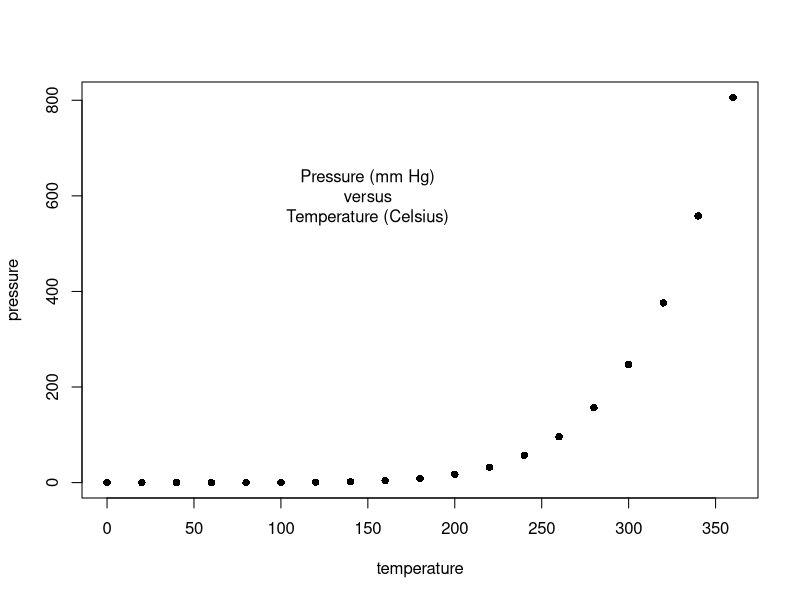
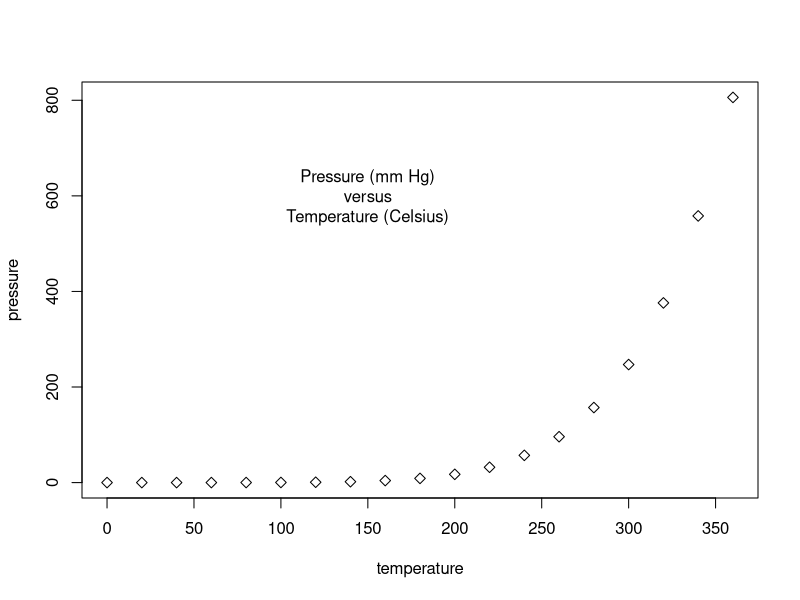
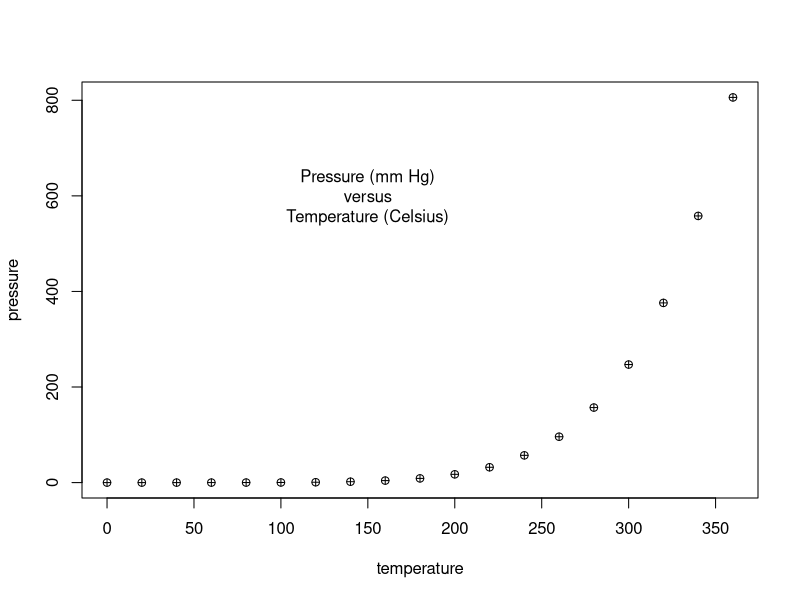
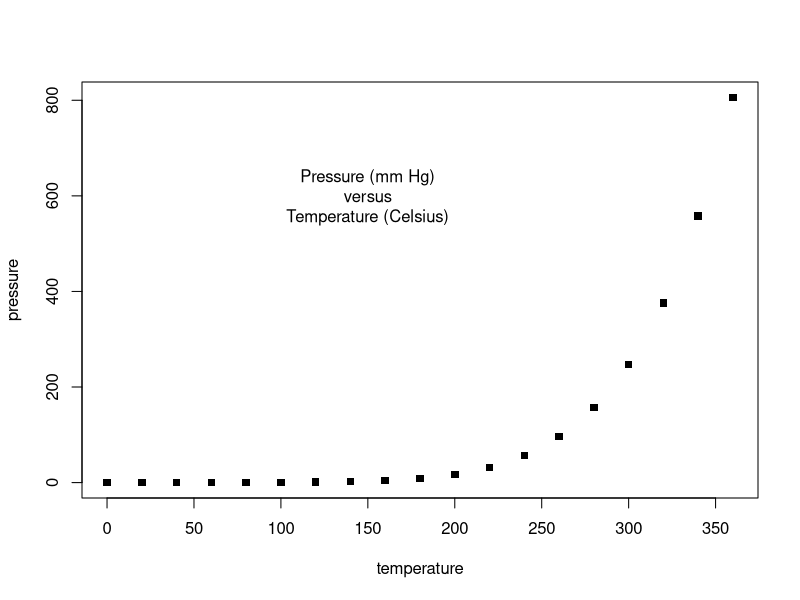
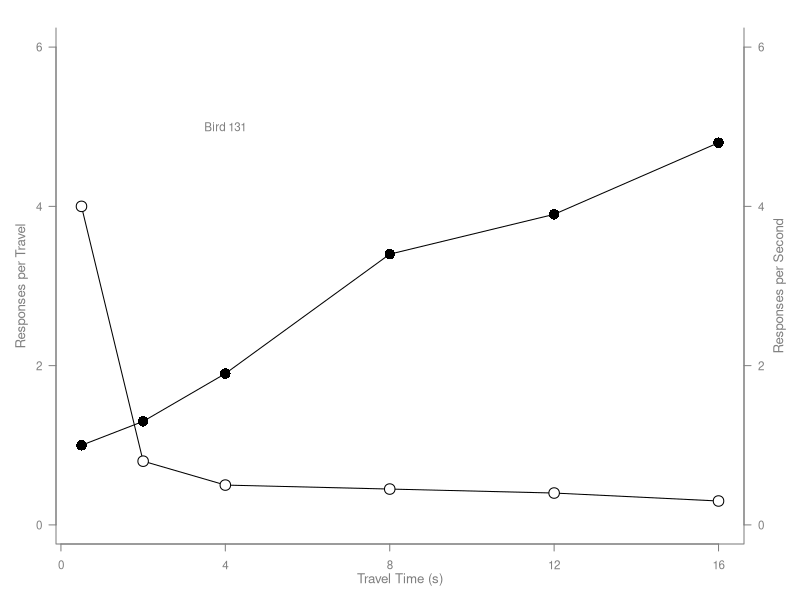
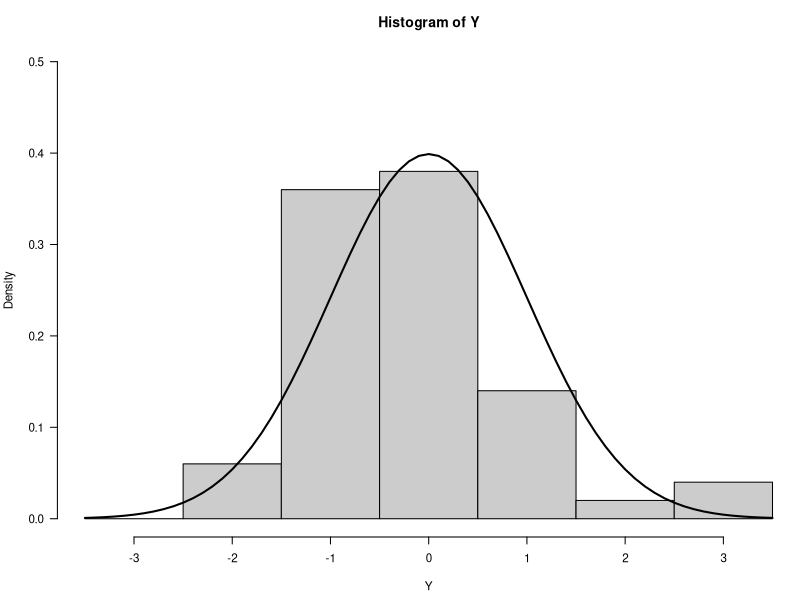
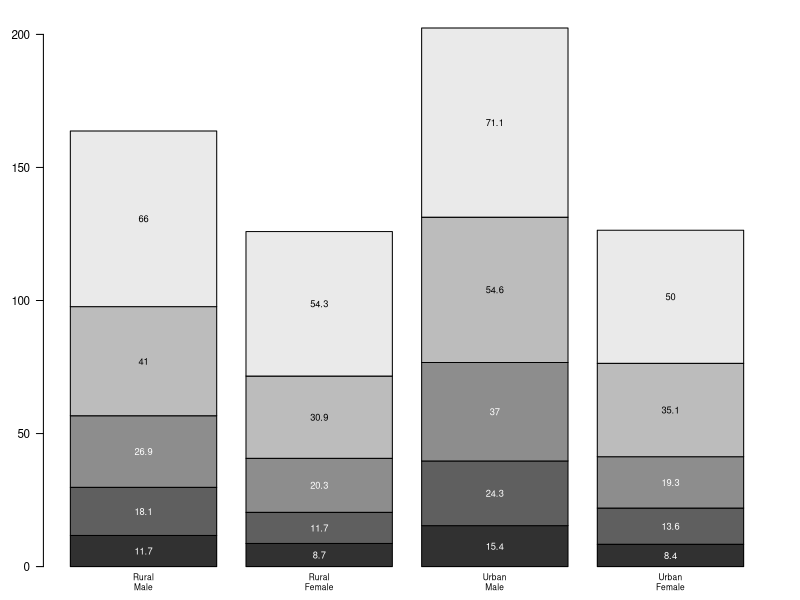
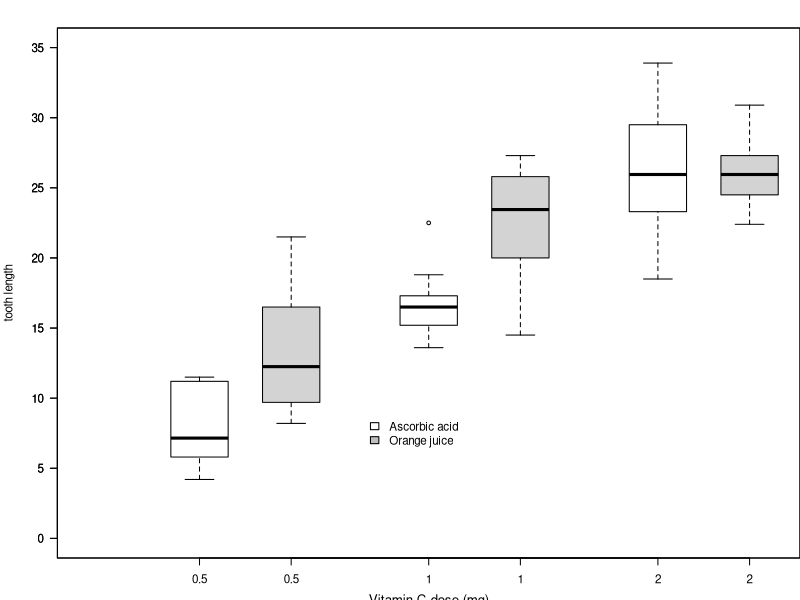

The R source for these figures, in order:
## ---- chunk 1
#| fig-cap: "Pressure (mm Hg) versus Temperature (Celsius)"
#| fig-subcap:
#|   - "Original: pch=16"
#|   - "pch=5"
#|   - "pch=10"
#|   - "pch=15"
#| layout-ncol: 2
#| layout-nrow: 2

plot(pressure, pch=16) 
text(150, 600, 
     "Pressure (mm Hg)\nversus\nTemperature (Celsius)")

plot(pressure, pch=5)  
text(150, 600, 
     "Pressure (mm Hg)\nversus\nTemperature (Celsius)")

plot(pressure, pch=10) 
text(150, 600, 
     "Pressure (mm Hg)\nversus\nTemperature (Celsius)")

plot(pressure, pch=15) 
text(150, 600, 
     "Pressure (mm Hg)\nversus\nTemperature (Celsius)")
## ---- chunk 2
#| fig-cap: "More Plots" 
#| fig-subcap:
#|   - "Scatterplot"
#|   - "Histogram"
#|   - "Barplot"
#|   - "Boxplot"
#|   - "Persp"
#|   - "Piechart"
#| layout-ncol: 2
#| layout-nrow: 3
#  Examples of standard high-level plots 
#  In each case, extra output is also added using low-level 
#  plotting functions.


# Scatterplot
# Note the incremental additions

x <- c(0.5, 2, 4, 8, 12, 16)
y1 <- c(1, 1.3, 1.9, 3.4, 3.9, 4.8)
y2 <- c(4, .8, .5, .45, .4, .3)

# Setting label orientation, margins c(bottom, left, top, right) & text size
par(las=1, mar=c(4, 4, 2, 4), cex=.7) 
plot.new()
plot.window(range(x), c(0, 6))
lines(x, y1)
lines(x, y2)
points(x, y1, pch=16, cex=2) # Try different cex value?  
points(x, y2, pch=21, bg="white", cex=2)  # Different background color
par(col="gray50", fg="gray50", col.axis="gray50")
axis(1, at=seq(0, 16, 4)) # What is the first number standing for?
axis(2, at=seq(0, 6, 2))
axis(4, at=seq(0, 6, 2))
box(bty="u")
mtext("Travel Time (s)", side=1, line=2, cex=0.8)
mtext("Responses per Travel", side=2, line=2, las=0, cex=0.8)
mtext("Responses per Second", side=4, line=2, las=0, cex=0.8)
text(4, 5, "Bird 131")
par(mar=c(5.1, 4.1, 4.1, 2.1), col="black", fg="black", col.axis="black")

# Histogram
# Random data
Y <- rnorm(50)
# Make sure no Y exceed [-3.5, 3.5]
Y[Y < -3.5 | Y > 3.5] <- NA # Selection/set range
x <- seq(-3.5, 3.5, .1)
dn <- dnorm(x)
par(mar=c(4.5, 4.1, 3.1, 0))
hist(Y, breaks=seq(-3.5, 3.5), ylim=c(0, 0.5), 
     col="gray80", freq=FALSE)
lines(x, dnorm(x), lwd=2)
par(mar=c(5.1, 4.1, 4.1, 2.1))

# Barplot
par(mar=c(2, 3.1, 2, 2.1)) 
midpts <- barplot(VADeaths, 
                  col=gray(0.1 + seq(1, 9, 2)/11), 
                  names=rep("", 4))
mtext(sub(" ", "\n", colnames(VADeaths)),
      at=midpts, side=1, line=0.5, cex=0.5)
text(rep(midpts, each=5), apply(VADeaths, 2, cumsum) - VADeaths/2,
     VADeaths, 
     col=rep(c("white", "black"), times=3:2), 
     cex=0.8)
par(mar=c(5.1, 4.1, 4.1, 2.1))  

# Boxplot
par(mar=c(3, 4.1, 2, 0))
boxplot(len ~ dose, data = ToothGrowth,
        boxwex = 0.25, at = 1:3 - 0.2,
        subset= supp == "VC", col="white",
        xlab="",
        ylab="tooth length", ylim=c(0,35))
mtext("Vitamin C dose (mg)", side=1, line=2.5, cex=0.8)
boxplot(len ~ dose, data = ToothGrowth, add = TRUE,
        boxwex = 0.25, at = 1:3 + 0.2,
        
        subset= supp == "OJ")
legend(1.5, 9, c("Ascorbic acid", "Orange juice"), 
       fill = c("white", "gray"), 
       bty="n")
par(mar=c(5.1, 4.1, 4.1, 2.1))

# Persp
x <- seq(-10, 10, length= 30)
y <- x
f <- function(x,y) { r <- sqrt(x^2+y^2); 10 * sin(r)/r }
z <- outer(x, y, f)
z[is.na(z)] <- 1
# 0.5 to include z axis label
par(mar=c(0, 0.5, 0, 0), lwd=0.5)
persp(x, y, z, theta = 30, phi = 30, 
      expand = 0.5)
par(mar=c(5.1, 4.1, 4.1, 2.1), lwd=1)

# Piechart
par(mar=c(0, 2, 1, 2), xpd=FALSE, cex=0.5)
pie.sales <- c(0.12, 0.3, 0.26, 0.16, 0.04, 0.12)
names(pie.sales) <- c("Blueberry", "Cherry",
                      "Apple", "Boston Cream", "Other", "Vanilla")
pie(pie.sales, col = gray(seq(0.3,1.0,length=6))) 
## ---- chunk 3
#| warning: false
#| fig-cap: "Plots from Happy Planet Index" 
#| fig-subcap:
#|   - "Scatterplot"
#|   - "Histogram"
#|   - "Boxplot"
#|   - "Pie Chart"
#| layout-ncol: 2


library(readr)
library(tidyverse)
HPI <- read_csv("Book1.csv")
HPI <- as.data.frame(HPI)

# see column names 
# colnames(HPI) 

# rename columns
names(HPI)<-c("country", "ISO", "year", "cont", "Pop", "LiExp",
              "wellbeing", "EcoFP", "HPI", "BioCap", "GDP")

HPI_US <- as.data.frame(HPI)
HPI_US <- HPI_US%>%
    filter(HPI_US$ISO=='USA')

HPI_KO <- as.data.frame(HPI)
HPI_KO <- HPI_KO%>%
  filter(HPI_KO$ISO=='KOR')

library(forecast)
HPI_US_ts <- ts(HPI_US$HPI, frequency = 1, start = 2015) 
HPI_KO_ts <- ts(HPI_KO$HPI, frequency = 1, start = 2015)


#Scatterplot
#####
par(las=1, mar=c(5, 5, 2, 5), cex=.7) 
plot.new()
plot.window(range(HPI_US$year), range(HPI_US_ts))
lines(HPI_US$year, HPI_US_ts)
points(HPI_US$year, HPI_US_ts, pch=16, cex=2)
par(col="gray50", fg="gray50", col.axis="gray50")
axis(1, at=seq(2015, 2019, 1)) # Position, bottom
axis(4, at=seq(37, 39, 0.5)) # Position, right

mtext("Time (years)", side=1, line=2.5, cex=0.8)
mtext("Happy Planet Index (out of 100)", side=4, line=3, las=0, cex=0.8)
#####

# Histogram

#####
HPI_19 <- as.data.frame(HPI)
HPI_19 <- HPI_19%>%
  filter(year==2019)

par(las=1, mar=c(5, 2, 2, 5), cex=.7) 
plot.new()
hist(HPI_19$LiExp, col="gray80", freq=TRUE, 
     main=" ", xlab =" ", ylab = " ", yaxt='n')
axis(4, at=seq(0, 40, 10)) # Position, right
mtext("Life Expectancy (years)", side=1, line=2.5, cex=0.8)
mtext("Distribution", side=4, line=3, las=0, cex=0.8)
#####

# Boxplot

#####

par(las=1, mar=c(5, 5, 2, 3), cex=.7) 
plot.new()

boxplot(HPI ~ GDP, data = HPI_19,
        subset=cont, col="white",
        xlab="",
        ylab="")

mtext("GPD per capita grouped by continent", side=1, line=2.5, cex=0.8)
mtext("Happy Planet Index", side=2, line=2.5,las=0, cex=0.8)

#####

# Pie Chart
#####

HPI_19s <- HPI_19%>%
  filter()%>%
  select(cont, GDP, HPI, LiExp)

HPI_19s$LiExp.col <- HPI_19s$LiExp
HPI_19s$LiExp.col[HPI_19s$LiExp.col <= 65] <- 3
HPI_19s$LiExp.col[HPI_19s$LiExp.col > 65 & HPI_19s$LiExp.col <= 75] <- 2
HPI_19s$LiExp.col[HPI_19s$LiExp.col > 75] <- 1

HPI_19s <- HPI_19s%>%
  arrange(LiExp.col)%>%
  count(LiExp.col)

HPI_19s$LiExp.col[HPI_19s$LiExp.col == 3] <- "Poor Life Expectancy"
HPI_19s$LiExp.col[HPI_19s$LiExp.col == 2] <- "Average Life Expectancy"
HPI_19s$LiExp.col[HPI_19s$LiExp.col == 1] <- "Good Life Expectancy"

par(mar=c(2, 2, 1, 2), xpd=FALSE, cex=0.5)
pie(HPI_19s$n, HPI_19s$LiExp.col, col = gray(seq(0.3,1.0,length=3))) 
mtext("Life Expectancy in 2019", side=1, line=-3, cex=0.8)
#####
